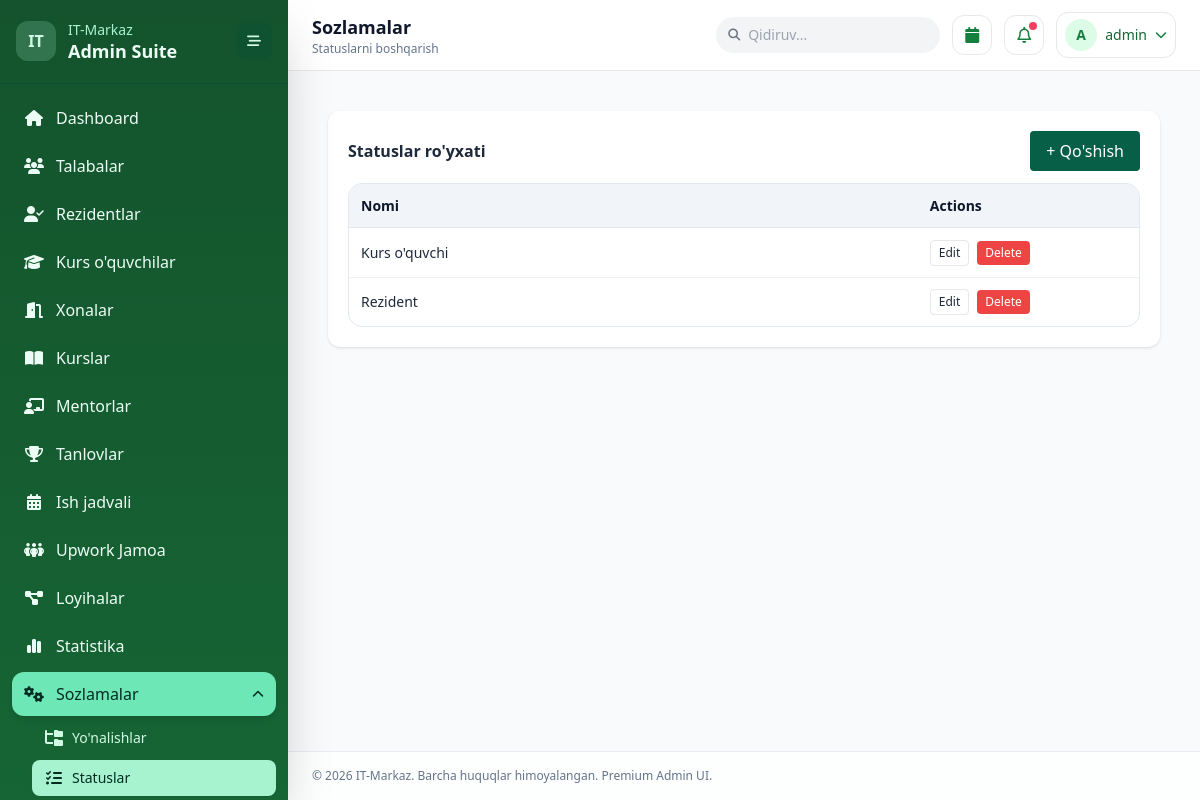
The page /admin/index.php?page=statuses (signed in) on the database as committed earlier.
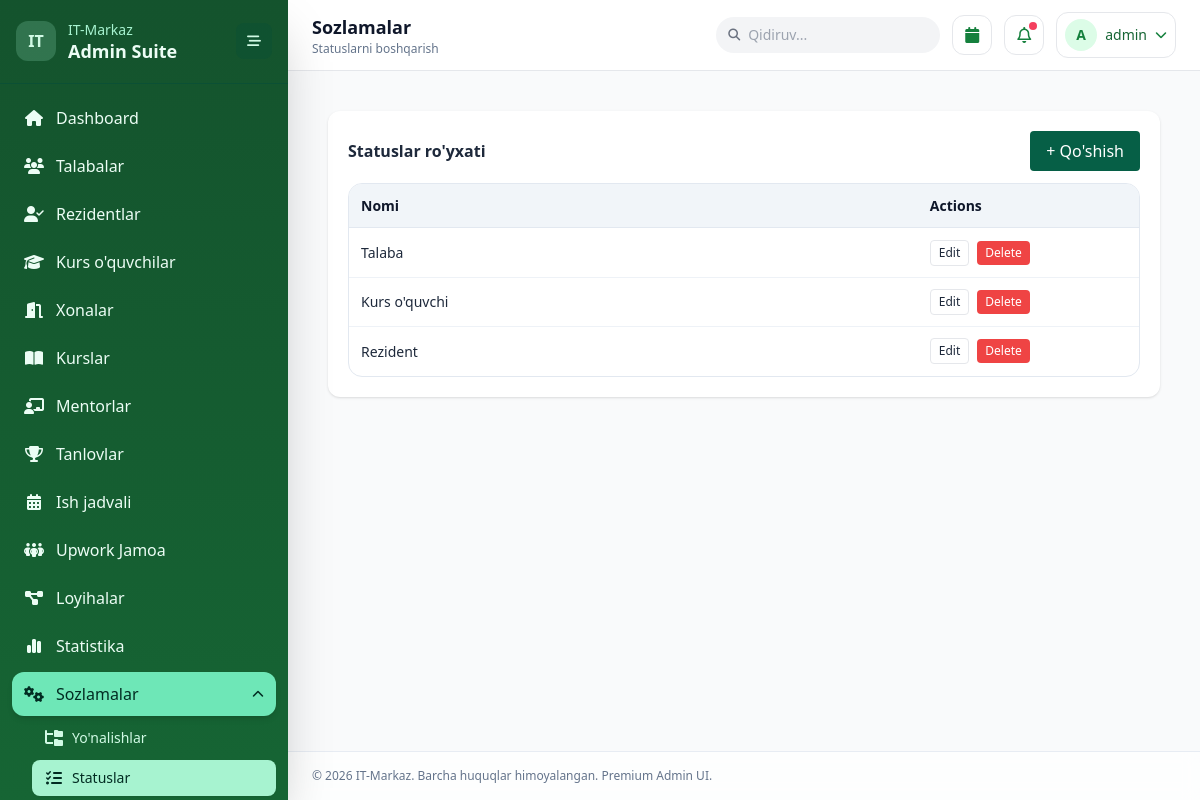
The same page on the database as committed later.
### tables this page shows
CREATE TABLE IF NOT EXISTS statuses (
  id INT UNSIGNED AUTO_INCREMENT PRIMARY KEY,
  name VARCHAR(60) NOT NULL UNIQUE
);

### admin/layout.php (called while the page is built)
<?php
$currentPage = $currentPage ?? 'dashboard';
$pageMeta = [
    'dashboard' => ['title' => 'Dashboard', 'subtitle' => 'Tizim ko\'rsatkichlari va so\'nggi faolliklar'],
    'residents' => ['title' => 'Rezidentlar', 'subtitle' => 'Faol rezidentlar ro\'yxati'],
    'students' => ['title' => 'Talabalar', 'subtitle' => 'Talabalar bazasi va statuslari'],
    'course_students' => ['title' => 'Kurs o\'quvchilar', 'subtitle' => 'Kurs bo\'yicha o\'quvchilar monitoringi'],
    'rooms' => ['title' => 'Xonalar', 'subtitle' => 'Xona va kompyuter sig\'imini boshqarish'],
    'courses' => ['title' => 'Kurslar', 'subtitle' => 'Kurslar jadvali va davomiyligi'],
    'mentors' => ['title' => 'Mentorlar', 'subtitle' => 'Rezident talabalarni mentor sifatida kurslarga biriktirish'],
    'competitions' => ['title' => 'Tanlovlar', 'subtitle' => 'Tanlovlar ro\'yxati va bildirishnomalar'],
    'competition_detail' => ['title' => 'Tanlov Tafsiloti', 'subtitle' => 'Ishtirokchilar, xabar yuborish va natijalar'],
    'schedule' => ['title' => 'Ish Jadvali', 'subtitle' => 'Kunlik va haftalik reja boshqaruvi'],
    'statistics' => ['title' => 'Statistika', 'subtitle' => 'Asosiy ko\'rsatkichlar va top natijalar'],
    'teams' => ['title' => 'Upwork Jamoa', 'subtitle' => 'Jamoalarni yaratish va a\'zolarni boshqarish'],
    'projects' => ['title' => 'Loyihalar', 'subtitle' => 'Loyihalarni yaratish va status bo\'yicha boshqarish'],
    'directions' => ['title' => 'Sozlamalar', 'subtitle' => 'Yo\'nalishlarni boshqarish'],
    'statuses' => ['title' => 'Sozlamalar', 'subtitle' => 'Statuslarni boshqarish'],
];
$currentMeta = $pageMeta[$currentPage] ?? $pageMeta['dashboard'];
$pageTitle = $currentMeta['title'];
$pageSubtitle = $currentMeta['subtitle'];

### config/config.php (called while the page is built, shortened)
<?php
function ensure_mentor_module_schema(mysqli $db): void
{
    $fkExists = static function (string $table, string $fkName) use ($db): bool {
        $sql = "SELECT COUNT(*) AS cnt FROM INFORMATION_SCHEMA.REFERENTIAL_CONSTRAINTS WHERE CONSTRAINT_SCHEMA = DATABASE() AND TABLE_NAME = ? AND CONSTRAINT_NAME = ?";
        $stmt = $db->prepare($sql);
        $stmt->bind_param('ss', $table, $fkName);
        $stmt->execute();
        return (int) ($stmt->get_result()->fetch_assoc()['cnt'] ?? 0) > 0;
    };
    $db->query('
      CREATE TABLE IF NOT EXISTS mentors (
        id INT UNSIGNED AUTO_INCREMENT PRIMARY KEY,
        student_id INT UNSIGNED NOT NULL,
        course_id INT UNSIGNED NOT NULL,
        created_at TIMESTAMP DEFAULT CURRENT_TIMESTAMP,
        UNIQUE KEY uq_mentor_student_course (student_id, course_id),
        CONSTRAINT fk_mentors_student FOREIGN KEY (student_id)
          REFERENCES students(id) ON DELETE CASCADE ON UPDATE CASCADE,
        CONSTRAINT fk_mentors_course FOREIGN KEY (course_id)
          REFERENCES courses(id) ON DELETE CASCADE ON UPDATE CASCADE
      ) ENGINE=InnoDB DEFAULT CHARSET=utf8mb4 COLLATE=utf8mb4_unicode_ci
    ');
    $db->query('DELETE FROM mentors WHERE student_id IS NULL OR course_id IS NULL');
    if (!$fkExists('mentors', 'fk_mentors_course')) {
        $db->query('ALTER TABLE mentors ADD CONSTRAINT fk_mentors_course FOREIGN KEY (course_id) REFERENCES courses(id) ON DELETE CASCADE ON UPDATE CASCADE');
    }
}

### admin/data_provider.php (called while the page is built, shortened)
<?php
function qp_int(array $input, string $key, int $default = 1, int $min = 1): int
{
    $value = isset($input[$key]) ? (int) $input[$key] : $default;
    return max($min, $value);
}
function paginate_meta(int $total, int $page, int $perPage): array
{
    $pages = max(1, (int) ceil($total / $perPage));
    $page = min(max(1, $page), $pages);
    return [
        'page' => $page,
        'per_page' => $perPage,
        'total' => $total,
        'pages' => $pages,
        'offset' => ($page - 1) * $perPage,
    ];
}
function load_page_data(mysqli $db, string $page, array $input): array
{
    if ($page === 'statuses') {
        $pageNum = qp_int($input, 'p', 1, 1);
        $perPage = 20;
        $totalRes = $db->query('SELECT COUNT(*) cnt FROM statuses');
        $total = (int) (($totalRes ? $totalRes->fetch_assoc()['cnt'] : 0) ?? 0);
        $meta = paginate_meta($total, $pageNum, $perPage);
        $stmt = $db->prepare('SELECT id, name FROM statuses ORDER BY id DESC LIMIT ? OFFSET ?');
        $stmt->bind_param('ii', $meta['per_page'], $meta['offset']);
        $stmt->execute();
        return ['items' => $stmt->get_result()->fetch_all(MYSQLI_ASSOC), 'pagination' => $meta];
    }
    return [];
}

### admin/pages/statuses.php (the view, shortened to what this page needs)
<?php
$items = $pageData['items'] ?? [];
?>
<div class="p-4">
    <div class="bg-white rounded-xl shadow p-5">
        <div class="flex items-center justify-between mb-3"><h3 class="font-semibold">Statuslar ro'yxati</h3><button onclick="openStatusModal()" class="bg-emerald-800 text-white px-4 py-2 rounded">+ Qo'shish</button></div>
        <div class="table-shell">
            <table class="admin-table"><colgroup><col style="width:72%;"><col style="width:28%;"></colgroup><thead><tr><th>Nomi</th><th>Actions</th></tr></thead><tbody>
            <?php foreach($items as $s): ?><?php $json = htmlspecialchars(json_encode($s, JSON_UNESCAPED_UNICODE), ENT_QUOTES, 'UTF-8'); ?><tr><td><?= htmlspecialchars($s['name']); ?></td><td><div class="table-actions"><button type="button" class="js-status-edit px-2 py-1 text-xs border rounded" data-item="<?= $json; ?>">Edit</button><button type="button" class="js-status-delete px-2 py-1 text-xs bg-red-500 text-white rounded" data-id="<?= (int)$s['id']; ?>">Delete</button></div></td></tr><?php endforeach; ?>
            </tbody></table>
        </div>
    </div>
</div>

### admin/index.php (shortened to what this page needs)
<?php
require_once __DIR__ . '/../config/config.php';
require_once __DIR__ . '/data_provider.php';
$db = (new Database())->connect();
ensure_mentor_module_schema($db);
$decodeEntities = static function ($value) use (&$decodeEntities) {
    if (is_array($value)) {
        foreach ($value as $k => $v) {
            $value[$k] = $decodeEntities($v);
        }
        return $value;
    }
    if (is_string($value)) {
        return html_entity_decode($value, ENT_QUOTES | ENT_HTML5, 'UTF-8');
    }
    return $value;
};
$currentPage = $_GET['page'] ?? 'dashboard';
require __DIR__ . '/layout.php';
$pageData = load_page_data($db, $currentPage, $_GET);
$pageData = $decodeEntities($pageData);
?>
<!doctype html>
<html lang="uz">
<head>
    <script src="https://cdn.tailwindcss.com"></script>
    <link href="https://cdnjs.cloudflare.com/ajax/libs/font-awesome/6.5.0/css/all.min.css" rel="stylesheet">
    <link rel="stylesheet" href="https://cdn.jsdelivr.net/npm/flatpickr/dist/flatpickr.min.css">
    <link href="https://cdn.jsdelivr.net/npm/select2@4.1.0-rc.0/dist/css/select2.min.css" rel="stylesheet">
</head>
<body class="bg-gray-50 text-slate-800 antialiased">
<div class="min-h-screen flex">
    <?php include __DIR__ . '/partials/sidebar.php'; ?>
    <div id="mainShell" class="flex-1 flex flex-col transition-all duration-200 md:pl-72">
        <?php include __DIR__ . '/partials/header.php'; ?>
        <main class="flex-1 overflow-auto bg-gray-50 p-4 md:p-6">
            <?php include __DIR__ . '/pages/' . $currentPage . '.php'; ?>
        </main>
        <?php include __DIR__ . '/partials/footer.php'; ?>
    </div>
</div>
</body>
</html>

### admin/partials/sidebar.php
<?php
$currentPage = $currentPage ?? 'dashboard';
$menus = [
    'dashboard' => ['label' => 'Dashboard', 'icon' => 'fa-home', 'link' => 'index.php?page=dashboard'],
    'students' => ['label' => 'Talabalar', 'icon' => 'fa-users', 'link' => 'index.php?page=students'],
    'residents' => ['label' => 'Rezidentlar', 'icon' => 'fa-user-check', 'link' => 'index.php?page=residents'],
    'course_students' => ['label' => 'Kurs o\'quvchilar', 'icon' => 'fa-graduation-cap', 'link' => 'index.php?page=course_students'],
    'rooms' => ['label' => 'Xonalar', 'icon' => 'fa-door-open', 'link' => 'index.php?page=rooms'],
    'courses' => ['label' => 'Kurslar', 'icon' => 'fa-book-open', 'link' => 'index.php?page=courses'],
    'mentors' => ['label' => 'Mentorlar', 'icon' => 'fa-chalkboard-teacher', 'link' => 'index.php?page=mentors'],
    'competitions' => ['label' => 'Tanlovlar', 'icon' => 'fa-trophy', 'link' => 'index.php?page=competitions'],
    'schedule' => ['label' => 'Ish jadvali', 'icon' => 'fa-calendar-days', 'link' => 'index.php?page=schedule'],
    'teams' => ['label' => 'Upwork Jamoa', 'icon' => 'fa-people-group', 'link' => 'index.php?page=teams'],
    'projects' => ['label' => 'Loyihalar', 'icon' => 'fa-diagram-project', 'link' => 'index.php?page=projects'],
    'statistics' => ['label' => 'Statistika', 'icon' => 'fa-chart-simple', 'link' => 'index.php?page=statistics'],
];
$settingsChildren = [
    'directions' => ['label' => 'Yo\'nalishlar', 'icon' => 'fa-folder-tree', 'link' => 'index.php?page=directions'],
    'statuses' => ['label' => 'Statuslar', 'icon' => 'fa-list-check', 'link' => 'index.php?page=statuses'],
];
$isSettingsSection = in_array($currentPage, array_keys($settingsChildren), true);
$activePage = $currentPage === 'competition_detail' ? 'competitions' : $currentPage;
?>
<aside
    id="sidebar"
    class="fixed inset-y-0 left-0 z-40 w-72 md:w-72 bg-gradient-to-b from-green-900 to-green-800 text-emerald-50 transform -translate-x-full md:translate-x-0 transition-all duration-200 shadow-2xl">
    <div class="h-full flex flex-col">
        <div class="px-4 py-5 border-b border-emerald-900/60 flex items-center justify-between">
            <div class="flex items-center gap-3">
                <div class="h-10 w-10 rounded-xl bg-emerald-200/20 text-emerald-100 flex items-center justify-center font-bold">IT</div>
                <div class="sidebar-label">
                    <p class="text-sm text-emerald-200">IT-Markaz</p>
                    <p class="text-lg font-semibold leading-tight text-emerald-50">Admin Suite</p>
                </div>
            </div>
            <button id="sidebarCollapseBtn" class="hidden md:flex h-9 w-9 items-center justify-center rounded-lg bg-emerald-900/30 text-emerald-100 hover:bg-emerald-700/90 transition-all duration-200" title="Sidebarni yig'ish">
                <i class="fa-solid fa-bars-staggered text-sm"></i>
            </button>
        </div>
        <nav class="flex-1 p-3 space-y-1 overflow-y-auto">
            <?php foreach ($menus as $key => $menu): ?>
                <a
                    href="<?= $menu['link']; ?>"
                    class="sidebar-link group relative flex items-center gap-3 px-3 py-2.5 rounded-xl transition-all duration-200 <?= $activePage === $key ? 'bg-emerald-300 text-emerald-950 shadow-md' : 'hover:bg-emerald-800/80 text-emerald-50'; ?>"
                    data-tooltip="<?= htmlspecialchars($menu['label']); ?>">
                    <i class="fa-solid <?= $menu['icon']; ?> w-5 text-center"></i>
                    <span class="sidebar-label whitespace-nowrap"><?= $menu['label']; ?></span>
                </a>
            <?php endforeach; ?>
            <div class="space-y-1">
                <button
                    id="settingsMenuToggle"
                    type="button"
                    class="sidebar-link group relative flex w-full items-center justify-between gap-3 px-3 py-2.5 rounded-xl transition-all duration-200 <?= $isSettingsSection ? 'bg-emerald-300 text-emerald-950 shadow-md' : 'hover:bg-emerald-800/80 text-emerald-50'; ?>"
                    aria-expanded="<?= $isSettingsSection ? 'true' : 'false'; ?>">
                    <span class="flex items-center gap-3">
                        <i class="fa-solid fa-gears w-5 text-center"></i>
                        <span class="sidebar-label whitespace-nowrap">Sozlamalar</span>
                    </span>
                    <i id="settingsMenuChevron" class="fa-solid fa-chevron-down text-xs sidebar-label transition-transform duration-200 <?= $isSettingsSection ? 'rotate-180' : ''; ?>"></i>
                </button>
                <div id="settingsSubmenu" class="space-y-1 pl-5 <?= $isSettingsSection ? '' : 'hidden'; ?>">
                    <?php foreach ($settingsChildren as $key => $item): ?>
                        <a
                            href="<?= $item['link']; ?>"
                            class="sidebar-link group relative flex items-center gap-2 px-3 py-2 rounded-lg transition-all duration-200 <?= $currentPage === $key ? 'bg-emerald-200 text-emerald-950 shadow-sm' : 'hover:bg-emerald-800/70 text-emerald-100'; ?>"
                            data-tooltip="<?= htmlspecialchars($item['label']); ?>">
                            <i class="fa-solid <?= $item['icon']; ?> w-5 text-center"></i>
                            <span class="sidebar-label whitespace-nowrap text-sm"><?= $item['label']; ?></span>
                        </a>
                    <?php endforeach; ?>
                </div>
            </div>
        </nav>
    </div>
</aside>

### admin/partials/header.php (shortened to what this page needs)
<header class="sticky top-0 z-20 bg-white border-b border-gray-200">
    <div class="px-4 md:px-6 py-3 flex items-center justify-between gap-3">
        <div class="flex items-center gap-3 min-w-0">
            <div class="min-w-0">
                <h1 class="font-semibold text-slate-900 text-lg truncate"><?= htmlspecialchars($pageTitle ?? 'Dashboard'); ?></h1>
                <p class="text-xs text-slate-500 truncate"><?= htmlspecialchars($pageSubtitle ?? 'Admin panel'); ?></p>
            </div>
        </div>
        <div class="flex items-center gap-2 md:gap-3">
            <div class="hidden md:block relative">
                <i class="fa-solid fa-magnifying-glass absolute left-3 top-1/2 -translate-y-1/2 text-gray-500 text-xs"></i>
                <input id="globalSearch" class="w-44 lg:w-56 bg-gray-100 rounded-full px-4 py-2 pl-8 text-sm focus:ring-2 focus:ring-green-500 outline-none transition-all duration-200" placeholder="Qidiruv...">
            </div>
            <div class="relative">
                <button id="calendarBtn" class="h-10 w-10 rounded-xl border border-gray-200 bg-white text-green-700 hover:bg-green-50 transition-all duration-200 relative">
                    <i class="fa-solid fa-calendar"></i>
                </button>
            </div>
            <button class="h-10 w-10 rounded-xl border border-gray-200 bg-white text-green-700 hover:bg-green-50 transition-all duration-200 relative">
                <i class="fa-regular fa-bell"></i>
                <span class="absolute top-1.5 right-1.5 h-2 w-2 rounded-full bg-rose-500"></span>
            </button>
            <div class="relative">
                <button id="profileMenuBtn" class="flex items-center gap-2 rounded-xl border border-gray-200 px-2 py-1.5 text-green-800 hover:bg-green-50 transition-all duration-200">
                    <div class="h-8 w-8 rounded-full bg-green-100 text-green-700 font-semibold text-sm flex items-center justify-center">
                        <?= strtoupper(substr($_SESSION['admin_username'] ?? 'A', 0, 1)); ?>
                    </div>
                    <span class="hidden sm:block text-sm font-medium text-green-800">admin</span>
                    <i class="fa-solid fa-chevron-down text-xs text-green-700"></i>
                </button>
            </div>
        </div>
    </div>
</header>

### admin/partials/footer.php
<footer class="px-4 md:px-6 py-4 text-xs text-slate-500 border-t border-slate-200/80 bg-white/70 backdrop-blur">
    © <?= date('Y'); ?> IT-Markaz. Barcha huquqlar himoyalangan. Premium Admin UI.
</footer>

### admin/index.php (style rules this page uses)
.table-shell { border: 1px solid #e2e8f0; border-radius: 0.875rem; overflow: auto; background: #fff; }
.admin-table { width: 100%; min-width: 720px; border-collapse: collapse; table-layout: fixed; font-size: 0.875rem; }
.admin-table thead th { background: #f1f5f9; color: #0f172a; font-weight: 600; text-align: left; padding: 0.7rem 0.75rem; border-bottom: 1px solid #e2e8f0; }
.admin-table tbody td { color: #1e293b; padding: 0.7rem 0.75rem; border-bottom: 1px solid #eef2f7; vertical-align: middle; word-break: break-word; }
.admin-table tbody tr:last-child td { border-bottom: none; }
.table-actions { display: flex; align-items: center; gap: 0.5rem; flex-wrap: wrap; }

Rows that differ between the two databases and show on the page:
added statuses: name "Talaba"
